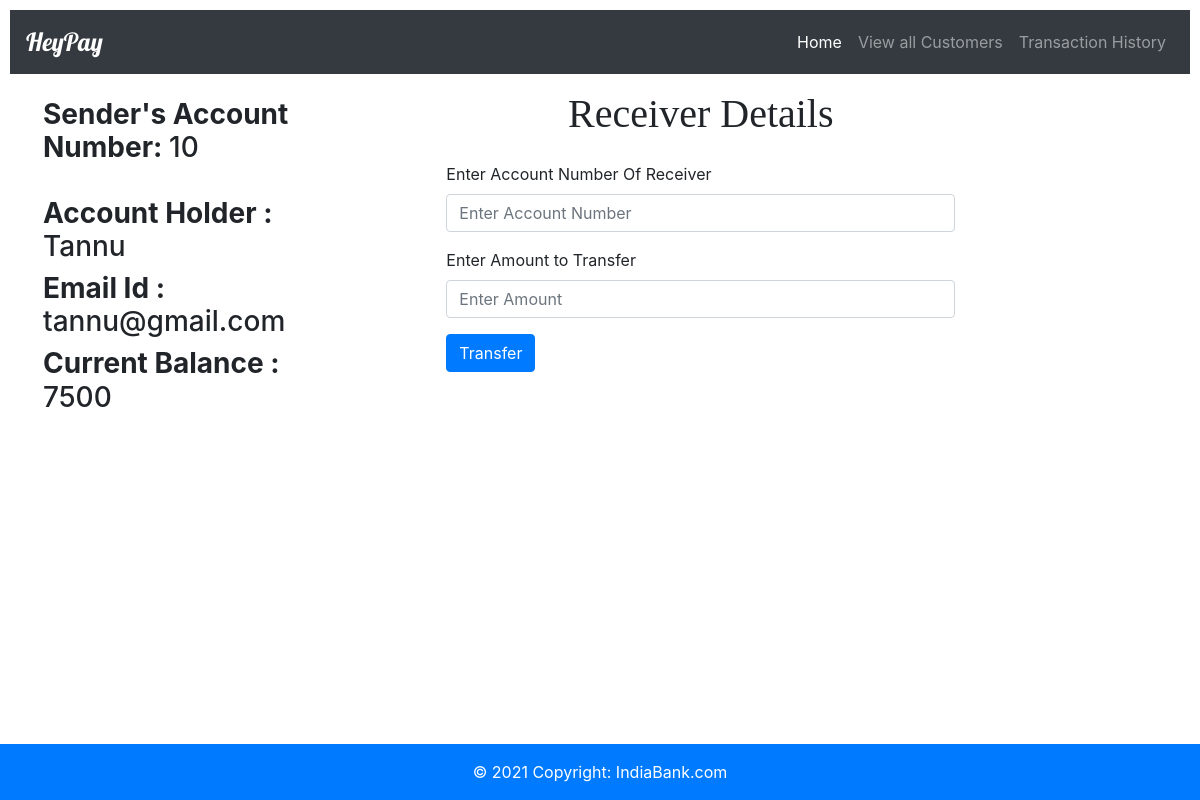
Page /10/ on the committed database.
### bank/models.py (models this page shows, shortened)
class Customer(models.Model):
    Acc_No = models.IntegerField(primary_key=True)
    Account_Holder = models.CharField(max_length=200)
    Email_Id = models.EmailField(max_length=200)
    Current_Balance=models.IntegerField()

### bank/views.py (the view)
# urls.py: path('<int:Acc>/',views.Trans,name='Trans'),
def Trans(request,Acc):
    custom=Customer.objects.filter(Acc_No=Acc)
    context={'custom':custom,'Acc_No':Acc}
    return render(request, 'Transaction.html',context)

### Templates/Transaction.html (shortened to what this page needs)
{% extends 'Base.html' %}
{% load static %}
{% block content %}
    <body>
        <div class="row">
    <div class="col-sm-4 px-5">
      <br>
    <h3><b>Sender's Account Number: </b>{{Acc_No}}</h3>
    <br>
        {% for d in custom %}
        <h3><b>Account Holder : </b>{{d.Account_Holder}}</h3>
        <h3><b>Email Id : </b>{{d.Email_Id}}</h3>
        <h3><b>Current Balance : </b>{{d.Current_Balance}}</h3>
        {% endfor %}
    </div>
    <div class="col-sm-6 px-5">
        <h1 align="center"  class="pb-3 pt-3" style="font-family: Georgia;">Receiver Details</h1>
        <form action="/Transhis/" method="POST">{% csrf_token %}
            <div class="form-group">
              <label for="exampleInputEmail1">Enter Account Number Of Receiver</label>
              <input type="text" class="form-control" id="exampleInputEmail1" name="recv_AccNo" aria-describedby="emailHelp" placeholder="Enter Account Number">
            </div>
            <div class="form-group">
              <label for="exampleInputPassword1">Enter Amount to Transfer</label>
              <input type="text" class="form-control" id="exampleInputPassword1" name="Amt_to_transfer" placeholder="Enter Amount">
            </div>
            <input type="submit" class="btn btn-primary" value="Transfer">
          </form>
    </div>
        </div>
    </body>
{% endblock content %}

### Templates/Transaction.html (style rules this page uses)
body { padding: 10px; }

### rows in the picture
Customer: Account_Holder "Tannu", Email_Id "tannu@gmail.com", Current_Balance "7500"

### other values in the picture
{{ Acc_No }} "10"
